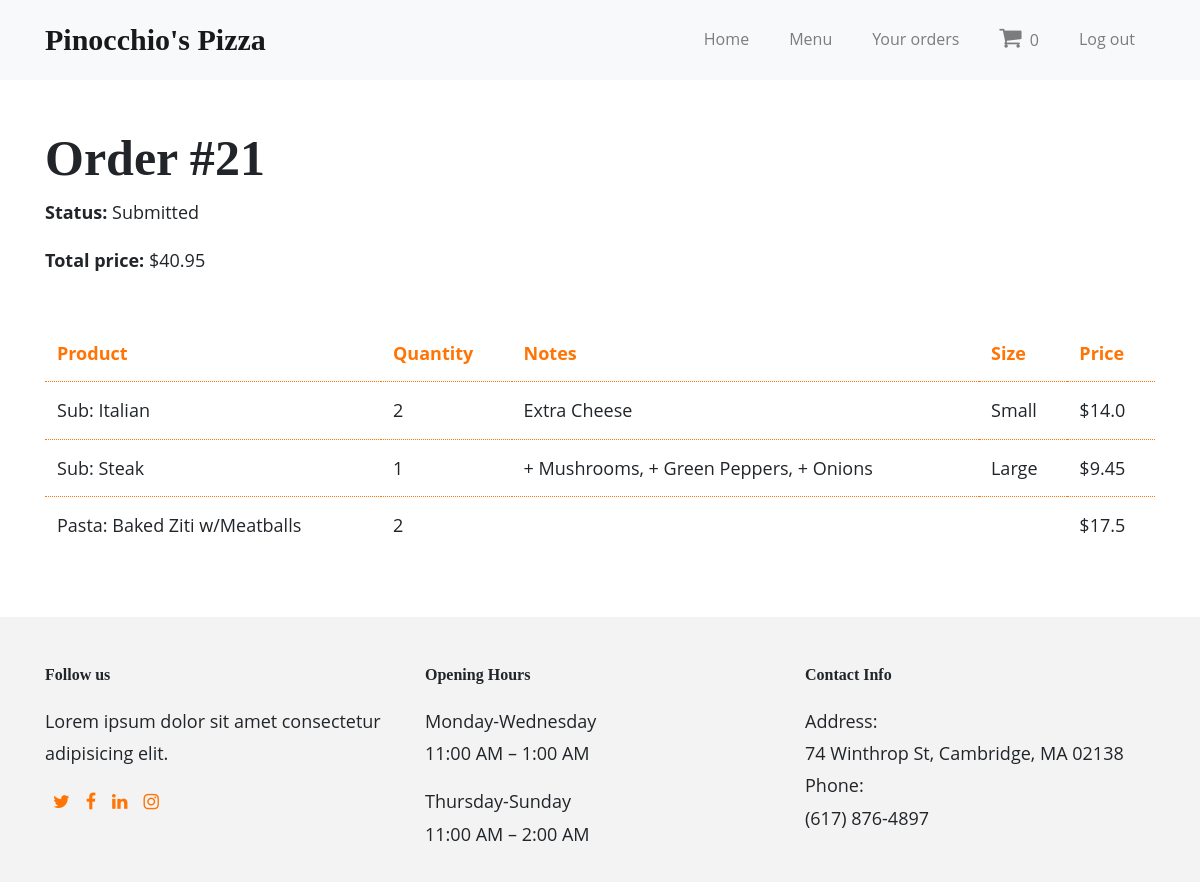
The app's page /order/21 (signed in) with its own data.
### orders/models.py (models this page shows, shortened)
class Order(models.Model):
    created_by = models.ForeignKey(User, on_delete=models.SET_NULL, null=True, blank=True)
    time = models.DateTimeField(auto_now=True)
    status_choices = [
        ('p', 'Pending'),
        ('s', 'Submitted'),
        ('pr', 'Processing'),
        ('c', 'Completed'),
    ]
    status = models.CharField(choices=status_choices, max_length=2, blank=False, default='p')
    total_price = models.FloatField(null=True)
    class Meta:
        permissions = (("can_change_status", "Change order status"),)

class Item(models.Model):
    item = models.CharField(max_length=64, null=False)
    size_choices = [
        ("", "Please choose size"),
        ('S', 'Small'),
        ('L', 'Large'),
    ]
    size = models.CharField(choices=size_choices, max_length=1, blank=True, default='S')
    quantity_choices = [(i, i) for i in range (1, 11)]
    quantity = models.IntegerField(choices=quantity_choices, default=1)
    topping = models.ManyToManyField(Toppings, blank=True)
    def display_topping(self):
        return ', '.join(topping.topping for topping in self.topping.all()[:5])
    display_topping.short_description = 'Topping'
    subx = models.ManyToManyField(SubsType, blank=True,
        limit_choices_to=Q(subs_extra=True) | Q(steak_subs_extra=True))
    def display_subx(self):
        return ', '.join(subx.name for subx in self.subx.all()[:4])
    display_subx.short_description = 'Sub Extra'
    price = models.FloatField()
    status_choices = [
        ('p', 'Pending'),
        ('s', 'Submitted'),
        ('pr', 'Processing'),
        ('c', 'Completed'),
    ]
    status = models.CharField(choices=status_choices, max_length=2, blank=True, default='p')
    order_id = models.ForeignKey(Order, on_delete=models.SET_NULL, null=True, blank=True)
    created_by = models.ForeignKey(User, on_delete=models.SET_NULL, null=True, blank=True)

class SubsType(models.Model):
    name = models.CharField(max_length=64)
    subs_extra = models.BooleanField(default=False) # Extra toppings for subs
    steak_subs_extra = models.BooleanField(default=False) # limited to Steak subs

### orders/views.py (the view)
# urls.py: path('order/<int:pk>', views.OrderDetailView.as_view(), name="order-detail"),
class OrderDetailView(generic.DetailView):
    model = Order
    def get_context_data(self, **kwargs):
        cart_num = len(Item.objects.filter(created_by=self.request.user).filter(status__exact='p'))
        context = super(OrderDetailView, self).get_context_data(**kwargs)
        context['cart_num'] = cart_num
        return context

### orders/templates/orders/order_detail.html (shortened to what this page needs)
{% extends "base_generic.html" %}
{% block main %}
<div class="container">
    <div class="my-5 single-order-heading">
        <h2>Order #{{ order.id }}</h2>
        <p><b>Status: </b>{{ order.get_status_display }}</p>
        <p><b>Total price: </b>${{ order.total_price }}</p>
    </div>
    <table class="table">
        <thead>
            <tr>
                <th scope="col">Product</th>
                <th scope="col">Quantity</th>
                <th scope="col">Notes</th>
                <th scope="col">Size</th>
                <th scope="col">Price</th>
            </tr>
        </thead>
        <tbody>
            {% for item in order.item_set.all %}
            <tr>
                <td>{{ item.item }}</td>
                <td>{{ item.quantity }}</td>
                {% if item.display_topping %}
                <td>{{ item.display_topping }}</td>
                {% elif item.display_subx %}
                <td>{{ item.display_subx}}</td>
                {% else %}
                <td></td>
                {% endif %}
                {% if item.get_size_display == 'Please choose size' %}
                <td></td>
                {% else %}
                <td>{{ item.get_size_display }}</td>
                {% endif %}
                <td>$<span class="item-price">{{ item.price }}</span></td>
            </tr>
            {% endfor %}
        </tbody>
    </table>
</div>
{% endblock %}

### orders/static/orders/style.css (style rules this page uses)
body { font-family: "Open Sans", Arial, sans-serif; font-size: 18px; font-weight: 400; line-height: 1.8; display: flex; min-height: 100vh; flex-direction: column; }
h1, h2, h3, h4, h5, .slide-text { font-family: 'DM Serif Display', serif; font-weight: 800; }
p { margin-top: 0; margin-bottom: 1rem; }
.table thead th { color: #ff7404; border-bottom: none; border-top: none; }
.table td { border-top: 1px dotted #ff7404; }
.cart-heading h2, .orders-heading h2, .single-order-heading h2 { font-size: 50px; }

### records on screen
Order: id "21", status "Submitted", total_price "40.95"
Item: item "Sub: Italian", quantity "2", display_subx "Extra Cheese", size "Small", price "14.0"
Item: item "Sub: Steak", quantity "1", display_subx "+ Mushrooms, + Green Peppers, + Onions", size "Large", price "9.45"
Item: item "Pasta: Baked Ziti w/Meatballs", quantity "2", price "17.5"

### other values on screen
{{ cart_num }} "0"
